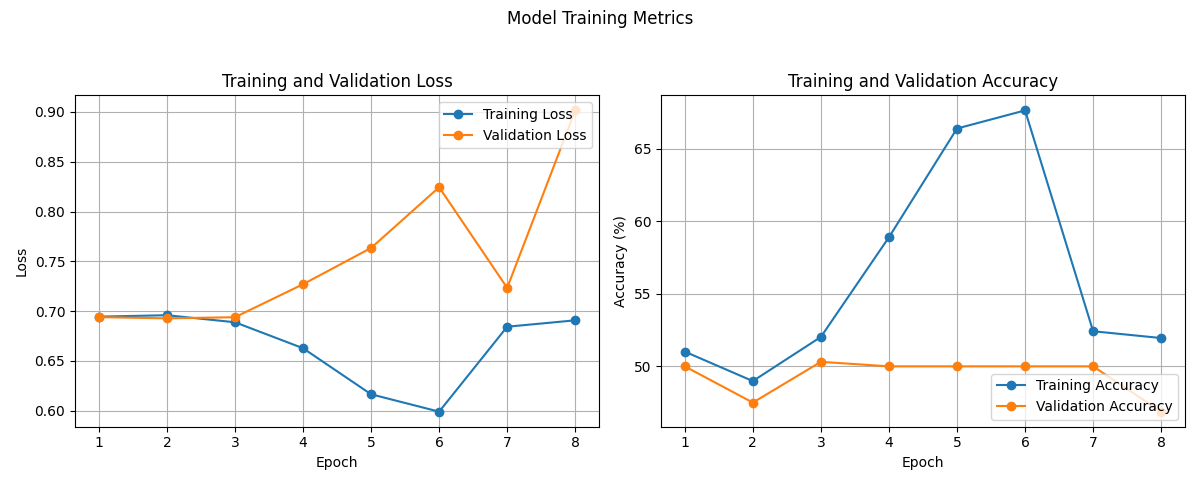
#> input picture training_metrics.png, 1200 x 500 px; its folder holds only this picture in this run
$ python -i batch_preprocessing.py   (imports and definitions only)
#> lines starting #> are read from the running program, lines starting #| are printed output that depends on the picture
#> further down, picture is the input picture: PIL image 1200x500 RGBA; mean R, G, B, A 248, 247.8, 247.5, 255
# modules/batch_preprocessing.py
# ini biar lebih sibuk aja GPUnya, soalnya tanpa batch cuma ke pake 15-17% doang

import os
import cv2
import torch
import numpy as np
from PIL import Image
from tqdm import tqdm
from sklearn.model_selection import train_test_split
from skimage.feature import local_binary_pattern


def apply_gaussian_and_lbp(image: Image.Image) -> Image.Image:
    img_np_gray = np.array(image.convert("L"))
    img_blur = cv2.GaussianBlur(img_np_gray, (3, 3), 0)
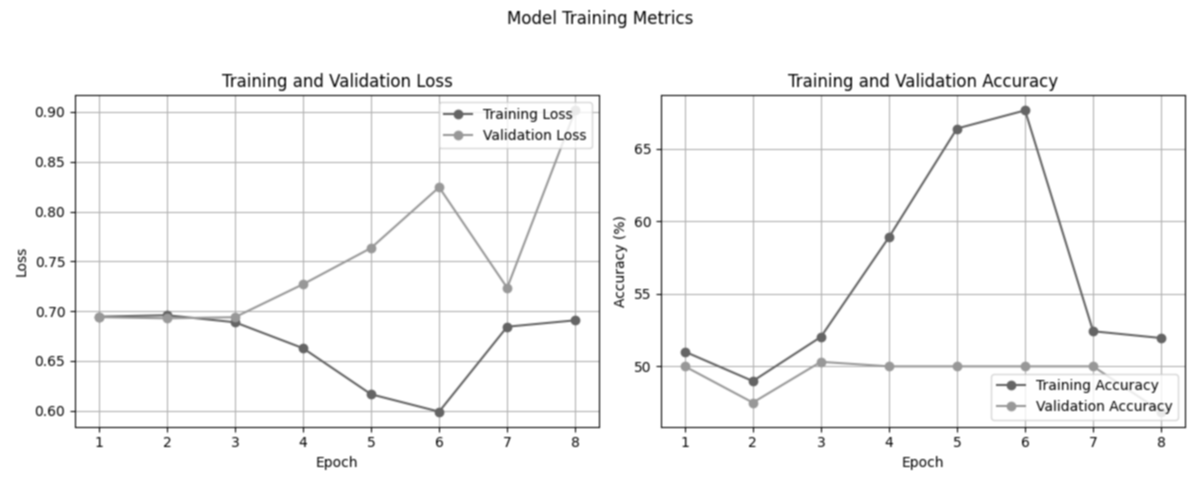
#> img_blur: shape (500, 1200); min 29, max 255, mean 247.8
    lbp = local_binary_pattern(img_blur, 24, 3, method="uniform")
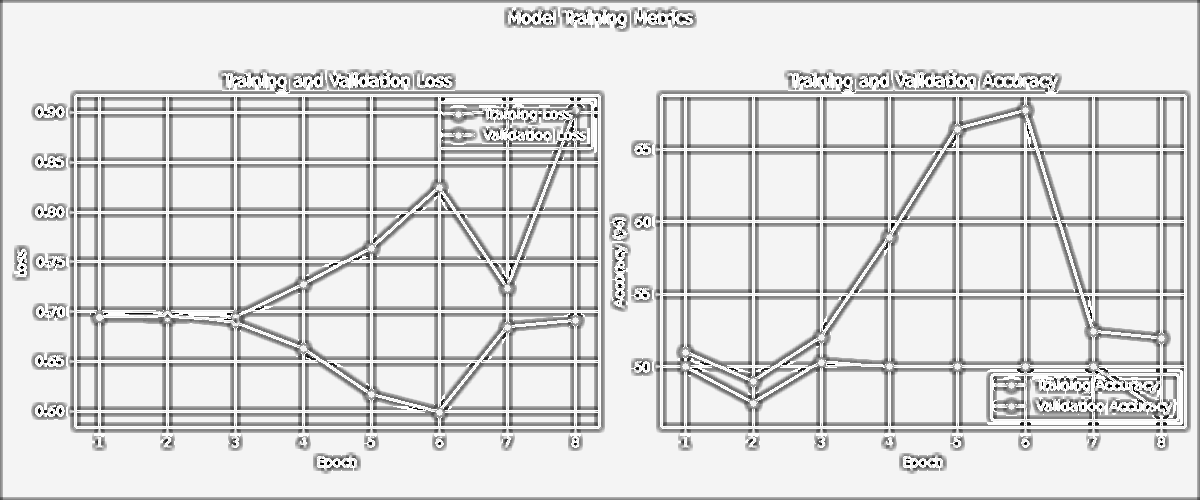
#> lbp: shape (500, 1200) float64; min 0, max 25, mean 21.6; drawn with min black and max white

    max_val = np.max(lbp)
#> max_val = 25
    if max_val > 0:
        lbp = (lbp / max_val * 255).astype(np.uint8)
    else:
        lbp = lbp.astype(np.uint8)

    lbp_rgb = cv2.cvtColor(lbp, cv2.COLOR_GRAY2RGB)
    return Image.fromarray(lbp_rgb)


# [103 lines left out: function prepare_sequence_dataset_batched, not called in this run]

>>> from PIL import Image
>>> picture = Image.open('../training_metrics.png')
>>> result = apply_gaussian_and_lbp(picture)
